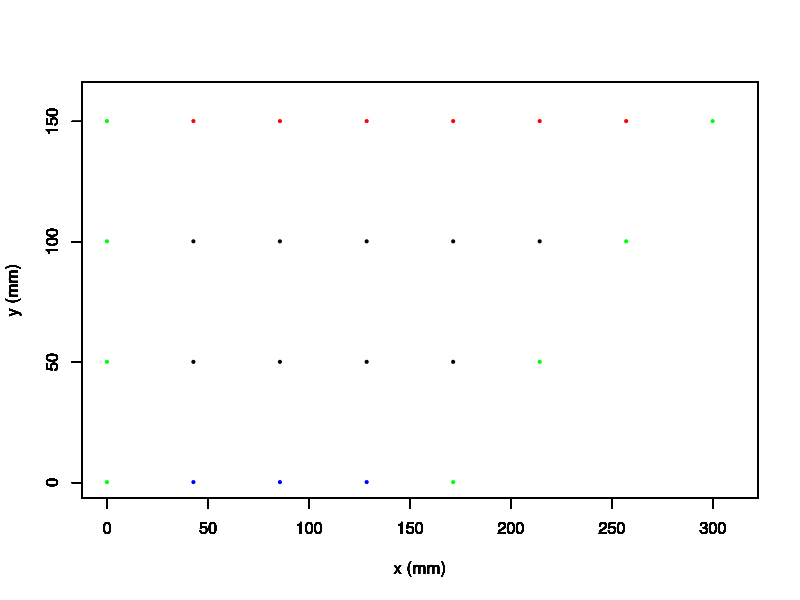

Recreate this plot in R.
rm(list = ls())
dev.off()

NX <- 8 #quantidade de pontos da malha no sentido horizontal
NY <- 4 #quantidade de pontos da malha no sentido vertical

getMeshNumberByIndex <- function(i, j) {
  
}

lxEx <- 300 #mm : comprimento horizontal exterior (metade)
lxIn <- 150 #mm : comprimento horizontal interior (metade)
ly <- 150 #mm : comprimento vertical (espessura do duto)

#variacoers de distancia dx e dy (mm)
dx <- lxEx/(NX - 1)
dy <- ly/(NY - 1)

#variacao no tempo (s)
dt <- 1

#funcao que limita a diagonal onde a simetria no problema
limiteDiagonal <- function (y) {
  return (y+lxIn)
}

#matriz de com as coordenadas dos pontos da malha (o canto inferior esquerdo esta na origem)
pontos <- list()

#coordenadas dos pontos a serem armazenadas
x<- 0
y<- 0

#preenchendo a matriz de pontos
#i sao as "linhas" de pontos e j as "colunas" (graficamente falando)
for(i in 1:NY) {
  pontos[[i]] <- matrix(c(x,y), nrow = 1, ncol = 2)
  for(j in 2:NX){
    if(x <= limiteDiagonal(y)){
      x <- x + dx
      pontos[[i]] <- rbind(pontos[[i]], matrix(c(x,y), nrow = 1, ncol = 2))
    }
    else{
      break()
    }
  }
  #par(new=T)
  #plot(pontos[[i]], pch = "+", xlim = c(0,lxEx+10), ylim = c(0, ly+10))
  x <- 0
  y <- y + dy
}

#loop que identifica o tipo de malha para aplicar a equacao correta
for(i in 1:NY) {
  tamLinha <- dim(pontos[[i]])[1]
  for (j in 1:tamLinha) {
    #ponto da malha em conveccao com o fluido externo
    if((i == length(pontos)) && (j != 1) && (j != dim(pontos[[i]])[1])) {
      par(new=T)
      plot(pontos[[i]][j,1], pontos[[i]][j,2], pch = "•", xlim = c(0,lxEx+10), ylim = c(0, ly+10), col = "red",
           xlab = " ", ylab = " ")
    }
    
    #ponto da malha em conveccao com o fluido interno
    else if((i == 1) && (j != 1) && (j != dim(pontos[[i]])[1])) {
      par(new=T)
      plot(pontos[[i]][j,1], pontos[[i]][j,2], pch = "•", xlim = c(0,lxEx+10), ylim = c(0, ly+10), col = "blue",
           xlab = " ", ylab = " ")
    }
    
    #ponto da malha em simetria (à esquerda)
    else if(j == 1) {
      par(new=T)
      plot(pontos[[i]][j,1], pontos[[i]][j,2], pch = "•", xlim = c(0,lxEx+10), ylim = c(0, ly+10), col = "green",
           xlab = " ", ylab = " ")
    }
    
    #ponto da malha em simetria (à direita)
    else if(j == dim(pontos[[i]])[1]) {
      par(new=T)
      plot(pontos[[i]][j,1], pontos[[i]][j,2], pch = "•", xlim = c(0,lxEx+10), ylim = c(0, ly+10), col = "green",
           xlab = " x (mm) ", ylab = " y (mm) ")
    }
    
    #ponto da malha interno
    else{
      par(new=T)
      plot(pontos[[i]][j,1], pontos[[i]][j,2], pch = "•", xlim = c(0,lxEx+10), ylim = c(0, ly+10),
           xlab = " x (mm) ", ylab = " y (mm) ")
      
      if (i == 2 && j == 2) {
        north <- i + j + 1
        south <- i + j - 1
        east <- i + 1 + j
        west <- i - 1 + j
      }
    }
  }
}

